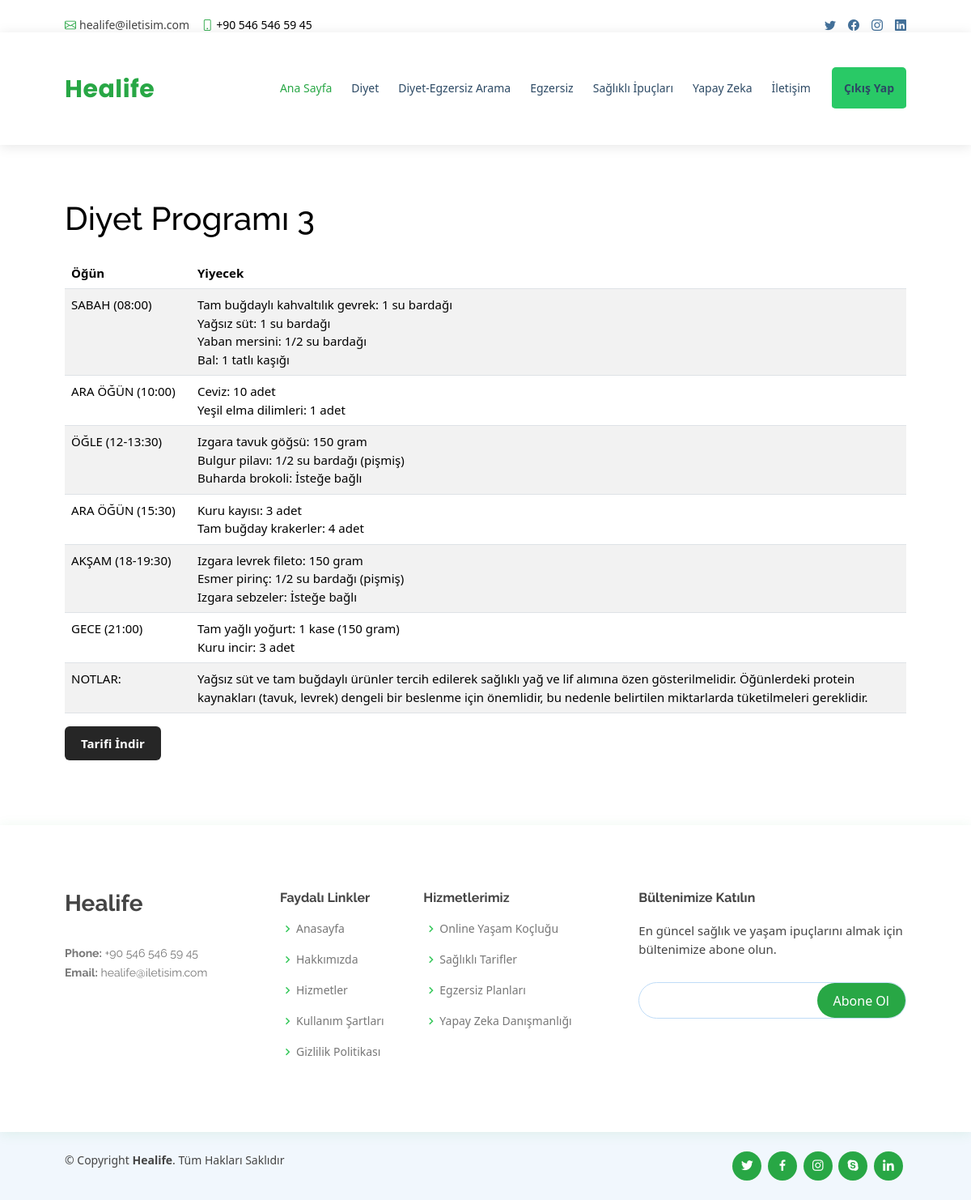
Page /recipe/3/ on the committed database.
### pages/models.py (models this page shows, shortened)
class Recipe(models.Model):
    name = models.CharField(max_length=255)
    sabah = models.TextField()
    ara_ogun_1 = models.TextField()
    ogle = models.TextField()
    ara_ogun_2 = models.TextField()
    aksam = models.TextField()
    gece = models.TextField()
    notlar = models.TextField()
    category = models.ForeignKey(Category, on_delete=models.CASCADE)
    min_bmi = models.FloatField(default=0)
    max_bmi = models.FloatField(default=50)

### pages/views.py (the view)
# urls.py: path('recipe/<int:pk>/', recipe_detail, name='recipe_detail'),
def recipe_detail(request, pk):
    recipe = get_object_or_404(Recipe, pk=pk)
    return render(request, 'recipe_detail.html', {'recipe': recipe})

### templates/recipe_detail.html (shortened to what this page needs)
{% load static %}
<!DOCTYPE html>
<html lang="tr">
<head>
    <link href="{% static 'assets/vendor/animate.css/animate.min.css' %}" rel="stylesheet">
    <link href="{% static 'assets/vendor/bootstrap/css/bootstrap.min.css' %}" rel="stylesheet">
    <link href="{% static 'assets/vendor/fontawesome-free/css/all.min.css' %}" rel="stylesheet">
    <link href="{% static 'assets/vendor/bootstrap-icons/bootstrap-icons.css' %}" rel="stylesheet">
    <link href="{% static 'assets/vendor/boxicons/css/boxicons.min.css' %}" rel="stylesheet">
    <link href="{% static 'assets/vendor/glightbox/css/glightbox.min.css' %}" rel="stylesheet">
    <link href="{% static 'assets/vendor/remixicon/remixicon.css' %}" rel="stylesheet">
    <link href="{% static 'assets/vendor/swiper/swiper-bundle.min.css' %}" rel="stylesheet">
    <link href="{% static 'home.css' %}" rel="stylesheet">
</head>
<body>
    {% load static %}
    <div id="topbar" class="d-flex align-items-center fixed-top">
        <div class="container d-flex justify-content-between">
            <div class="contact-info d-flex align-items-center">
                <i class="bi bi-envelope"></i> <a href="mailto:busenurb277@gmail.com">healife@iletisim.com</a>
                <i class="bi bi-phone"></i> +90 546 546 59 45
            </div>
            <div class="d-none d-lg-flex social-links align-items-center">
                <a href="#" class="twitter"><i class="bi bi-twitter"></i></a>
                <a href="#" class="facebook"><i class="bi bi-facebook"></i></a>
                <a href="#" class="instagram"><i class="bi bi-instagram"></i></a>
                <a href="#" class="linkedin"><i class="bi bi-linkedin"></i></a>
            </div>
        </div>
    </div>
    <header id="header" class="fixed-top">
        <div class="container d-flex align-items-center">
            <h1 class="logo me-auto" style="color:#28a745;"><a href=" ">Healife</a></h1>
            <nav id="navbar" class="navbar order-last order-lg-0">
                <ul>
                    <li><a href="{% url 'user_page' %}" style="color:#28a745;">Ana Sayfa</a></li>
                    <li><a href="{% url 'diets_page' %}">Diyet</a></li>
                    <li><a href="{% url 'bmi_recommendations' %}">Diyet-Egzersiz Arama</a></li>
                    <li><a href="{% url 'training_page' %}">Egzersiz</a></li>
                    <li><a href="{% url 'ipucu_page' %}">Sağlıklı İpuçları</a></li>
                    <li><a href="{% url 'yapayzeka' %}">Yapay Zeka</a></li>
                    <li><a href="{% url 'contact_page' %}">İletişim</a></li>
                    <li><a style="padding: 15px;" href="{% url 'home' %}" class="btn logout-btn">Çıkış Yap</a></li>
                </ul>
            </nav>
        </div>
    </header>
    <main id="main">
        <section>
    <div class="container mt-5 pt-5">
        <table class="table table-striped">
            <thead>
                <tr>
                    <h1 style="margin-top: 4%;" class="mb-4"><br>{{ recipe.name }}</h1>
                    <th scope="col">Öğün</th>
                    <th scope="col">Yiyecek</th>
                </tr>
            </thead>
            <tbody>
                <tr>
                    <td style="width: 15%;">SABAH (08:00)</td>
                    <td>{{ recipe.sabah|linebreaksbr }}</td>
                </tr>
                <tr>
                    <td>ARA ÖĞÜN (10:00)</td>
                    <td>{{ recipe.ara_ogun_1|linebreaksbr }}</td>
                </tr>
                <tr>
                    <td>ÖĞLE (12-13:30)</td>
                    <td>{{ recipe.ogle|linebreaksbr }}</td>
                </tr>
                <tr>
                    <td>ARA ÖĞÜN (15:30)</td>
                    <td>{{ recipe.ara_ogun_2|linebreaksbr }}</td>
                </tr>
                <tr>
                    <td>AKŞAM (18-19:30)</td>
                    <td>{{ recipe.aksam|linebreaksbr }}</td>
                </tr>
                <tr>
                    <td>GECE (21:00)</td>
                    <td>{{ recipe.gece|linebreaksbr }}</td>
                </tr>
                <tr>
                    <td>NOTLAR:</td>
                    <td>{{ recipe.notlar|linebreaksbr }}</td>
                </tr>
            </tbody>
        </table>
        <a href="{% url 'export_recipe' recipe.id %}" class="btn btn-primary">Tarifi İndir</a>
    </div>
</section>
</main>
    <footer id="footer">
        <div class="footer-top">
            <div class="container">
                <div class="row">
                    <div class="col-lg-3 col-md-6 footer-contact">
                        <h3>Healife</h3>
                        <p><br>
                            <strong>Phone:</strong> +90 546 546 59 45<br>
                            <strong>Email:</strong> healife@iletisim.com<br>
                        </p>
                    </div>
                    <div class="col-lg-2 col-md-6 footer-links">
                        <h4>Faydalı Linkler</h4>
                        <ul>
                            <li><i class="bx bx-chevron-right"></i> <a href="#">Anasayfa</a></li>
                            <li><i class="bx bx-chevron-right"></i> <a href="#">Hakkımızda</a></li>
                            <li><i class="bx bx-chevron-right"></i> <a href="#">Hizmetler</a></li>
                            <li><i class="bx bx-chevron-right"></i> <a href="#">Kullanım Şartları</a></li>
                            <li><i class="bx bx-chevron-right"></i> <a href="#">Gizlilik Politikası</a></li>
                        </ul>
                    </div>
                    <div class="col-lg-3 col-md-6 footer-links">
                        <h4>Hizmetlerimiz</h4>
                        <ul>
                            <li><i class="bx bx-chevron-right"></i> <a href="#">Online Yaşam Koçluğu</a></li>
                            <li><i class="bx bx-chevron-right"></i> <a href="#">Sağlıklı Tarifler</a></li>
                            <li><i class="bx bx-chevron-right"></i> <a href="#">Egzersiz Planları</a></li>
                            <li><i class="bx bx-chevron-right"></i> <a href="#">Yapay Zeka Danışmanlığı</a></li>
                        </ul>
                    </div>
                    <div class="col-lg-4 col-md-6 footer-newsletter">
                        <h4>Bültenimize Katılın</h4>
                        <p>En güncel sağlık ve yaşam ipuçlarını almak için bültenimize abone olun.</p>
                        <form action="" method="post">
                            <input type="email" name="email"><input type="submit" value="Abone Ol">
                        </form>
                    </div>
                </div>
            </div>
        </div>
        <div class="container d-md-flex py-4">
            <div class="me-md-auto text-center text-md-start">
                <div class="copyright">
                    &copy; Copyright <strong><span>Healife</span></strong>. Tüm Hakları Saklıdır
                </div>
            </div>
            <div class="social-links text-center text-md-right pt-3 pt-md-0">
                <a href="#" class="twitter"><i class="bx bxl-twitter"></i></a>
                <a href="#" class="facebook"><i class="bx bxl-facebook"></i></a>
                <a href="#" class="instagram"><i class="bx bxl-instagram"></i></a>
                <a href="#" class="google-plus"><i class="bx bxl-skype"></i></a>
                <a href="#" class="linkedin"><i class="bx bxl-linkedin"></i></a>
            </div>
        </div>
    </footer>
</body>
</html>

### rows in the picture
Recipe: name "Diyet Programı 3", sabah "Tam buğdaylı kahvaltılık gevrek: 1 su bardağı Yağsız süt: 1 su bardağı Yaban mersini: 1/2 su bardağı Bal: 1 tatlı kaşığı", ara_ogun_1 "Ceviz: 10 adet Yeşil elma dilimleri: 1 adet", ogle "Izgara tavuk göğsü: 150 gram Bulgur pilavı: 1/2 su bardağı (pişmiş) Buharda brokoli: İsteğe bağlı", ara_ogun_2 "Kuru kayısı: 3 adet Tam buğday krakerler: 4 adet", aksam "Izgara levrek fileto: 150 gram Esmer pirinç: 1/2 su bardağı (pişmiş) Izgara sebzeler: İsteğe bağlı", gece "Tam yağlı yoğurt: 1 kase (150 gram) Kuru incir: 3 adet", notlar "Yağsız süt ve tam buğdaylı ürünler tercih edilerek sağlıklı yağ ve lif alımına özen gösterilmelidir. Öğünlerdeki protein kaynakları (tavuk, levrek) dengeli bir beslenme için önemlidir, bu nedenle belirtilen miktarlarda tüketilmeleri gereklidir."
